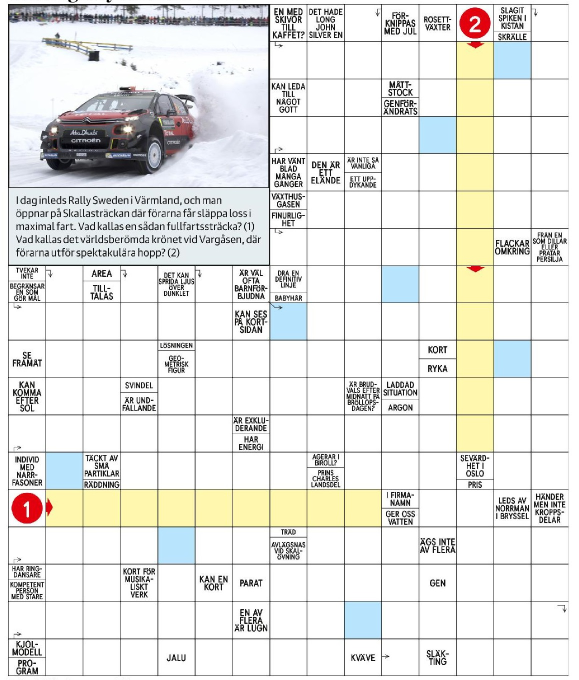
#> input picture DN.Korsord.jpg, 1158 x 1360 px (shown at 1/2 size)
$ python create_training_data.py   (older library calls are emulated)
#> lines starting #> are read from the running program, lines starting #| are printed output that depends on the picture
import numpy as np
from skimage import io, feature
import scipy.ndimage
import copy
from matplotlib import pyplot as plt, cm
import itertools
import matplotlib.patches as patches
import pickle
from sklearn import decomposition, neighbors


# [4 lines left out: function compare2plots, not called in this run]


def finding_lines(image, edges):

    from skimage.transform import probabilistic_hough_line
    print(image.shape)
    # Line finding using the Probabilistic Hough Transform

    lines = probabilistic_hough_line(edges, threshold=10, line_length=min(image.shape[0],image.shape[1])*0.2,
                                     line_gap=4)

    # Generating figure
    fig, axes = plt.subplots(1, 4, figsize=(15, 5), sharex=True, sharey=True)
    ax = axes.ravel()
    print("got here")
    ax[0].imshow(image, cmap=cm.gray)
    ax[0].set_title('Input image')

    ax[1].imshow(edges, cmap=cm.gray)
    ax[1].set_title('Canny edges')

    ax[2].imshow(edges * 0)
    for line in lines:
        p0, p1 = line
        ax[2].plot((p0[0], p1[0]), (p0[1], p1[1]))
    ax[2].set_xlim((0, image.shape[1]))
    ax[2].set_ylim((image.shape[0], 0))
    ax[2].set_title('Probabilistic Hough')

    ax[3].imshow(image)
    i_points = []
    pairs = itertools.combinations(lines, 2)
    for line1, line2 in pairs:
        p1, p2 = line1
        p3, p4 = line2
        i_point = get_intersect(p1, p2, p3, p4)
        if i_point[0] == float('inf'):
            continue
        i_points.append(i_point)
    print('img shape:', image.shape)
    print('corners: ', i_points.__len__())

    i_points_clean = clean_up_points(i_points)
    i_points = np.array(i_points_clean)
    plt.scatter(i_points[:,0], i_points[:, 1], s=10)
    ax[3].set_title('Corner points')

    for a in ax:
        a.set_axis_off()
        a.set_adjustable('box-forced')

    plt.tight_layout()
    #plt.show()
    return lines, i_points

# [69 lines left out: functions clean_up_points, get_intersect, not called in this run]


def finding_squares(img, img_col):
    lines, corner_points = finding_lines(img_col, img)
    squares=np.array([0, 0, 0, 0],dtype=int)
    for corner in corner_points:
        upp_right = closest_right(corner, corner_points)
        if upp_right.any() == None:
           # print('no point to the right of', corner)
            continue
        down_left = closest_down(corner, corner_points)
        if down_left.any() == None:
           # print('no point below', corner)
            continue
        square = np.array([corner[0],upp_right[0],corner[1],down_left[1]],dtype=int)
        squares = np.vstack([squares, square])
    squares = squares[1:,:]
    print('nbr of squares', squares.__len__())
    return squares


# [108 lines left out: functions closest_down, closest_right, color_square, sq_points_2_X, set_targets, get_targets, not called in this run]


def read_process_image(img_file):
#> called with img_file = 'DN.Korsord.jpg'
    image = io.imread(img_file, as_grey=True)
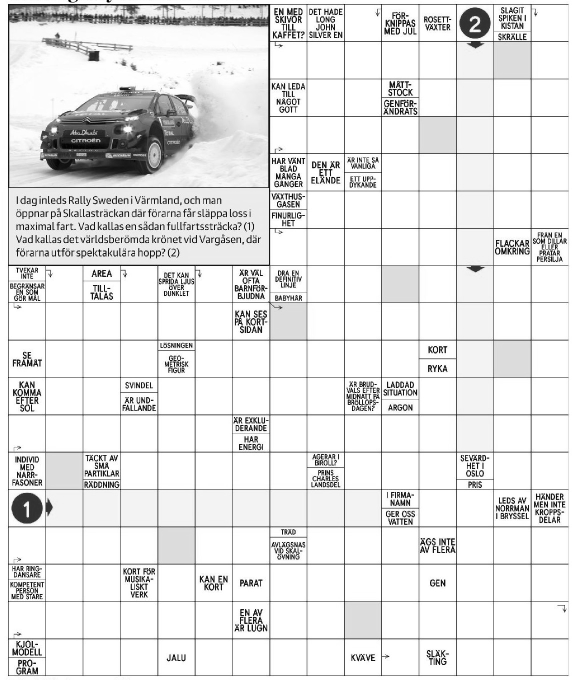
#> image: shape (1360, 1158) float64 (shown at 1/2 size); min 0, max 1, mean 0.897
    img_gray = scipy.ndimage.imread(img_file, mode='L')
#> img_gray: shape (1360, 1158); min 0, max 255, mean 228.6
    img_color = scipy.ndimage.imread(img_file, mode='RGB')
    edges = feature.canny(image, sigma=0.5, low_threshold=0, high_threshold=0)
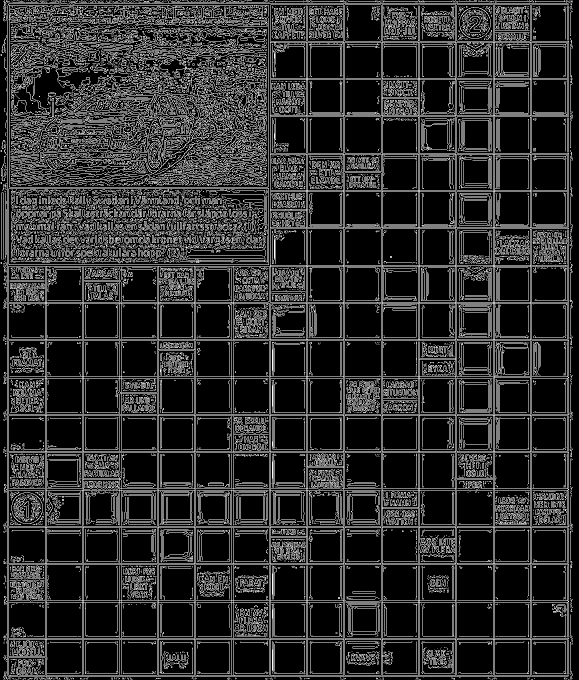
#> edges: shape (1360, 1158) bool (shown at 1/2 size); 17.5% white in thin lines or dots
    return [img_gray, img_color, edges]


def main():
    img_file = 'DN.Korsord.jpg'
    [img_gray, img_color, edges] = read_process_image(img_file)
    squares = finding_squares(edges, img_color)
#| (1360, 1158, 3)
    print('nbr of squares returned', squares.shape)
    targets = get_targets(img_color, squares)

    with open('training_data.pkl', 'wb') as f:
        pickle.dump([squares, targets, img_gray], f)
    with open('training_data.pkl', 'rb') as f:
        obj0, obj1, obj2 = pickle.load(f)
    print(obj0.shape, obj1.shape)

    [X, STANDARD_SIZE] = sq_points_2_X(squares, img_gray)


if __name__ == '__main__':
#> (the run stopped early here; a loop or call above may not have finished)
